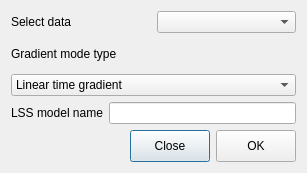
<?xml version="1.0" encoding="UTF-8"?>
<ui version="4.0">
 <class>ComputeLSS</class>
 <widget class="QDialog" name="ComputeLSS">
  <property name="geometry">
   <rect>
    <x>0</x>
    <y>0</y>
    <width>307</width>
    <height>173</height>
   </rect>
  </property>
  <property name="windowTitle">
   <string>Dialog</string>
  </property>
  <layout class="QGridLayout" name="gridLayout">
   <item row="0" column="0" colspan="3">
    <layout class="QHBoxLayout" name="horizontalLayout">
     <item>
      <widget class="QLabel" name="label_4">
       <property name="text">
        <string>Select data</string>
       </property>
      </widget>
     </item>
     <item>
      <widget class="QComboBox" name="dataBox"/>
     </item>
    </layout>
   </item>
   <item row="1" column="0" colspan="3">
    <layout class="QVBoxLayout" name="verticalLayout">
     <item>
      <widget class="QLabel" name="label_5">
       <property name="text">
        <string>Gradient mode type</string>
       </property>
      </widget>
     </item>
     <item>
      <widget class="QComboBox" name="gradientModeBox">
       <item>
        <property name="text">
         <string>Linear time gradient</string>
        </property>
       </item>
       <item>
        <property name="text">
         <string>Logarithmic time gradient</string>
        </property>
       </item>
      </widget>
     </item>
    </layout>
   </item>
   <item row="2" column="0" colspan="3">
    <layout class="QGridLayout" name="gridLayout_2">
     <item row="0" column="1">
      <widget class="QLineEdit" name="lineEdit"/>
     </item>
     <item row="0" column="0">
      <widget class="QLabel" name="label_7">
       <property name="text">
        <string>LSS model name</string>
       </property>
      </widget>
     </item>
    </layout>
   </item>
   <item row="3" column="0">
    <spacer name="horizontalSpacer">
     <property name="orientation">
      <enum>Qt::Horizontal</enum>
     </property>
     <property name="sizeHint" stdset="0">
      <size>
       <width>222</width>
       <height>20</height>
      </size>
     </property>
    </spacer>
   </item>
   <item row="3" column="1">
    <widget class="QPushButton" name="closeButton">
     <property name="maximumSize">
      <size>
       <width>110</width>
       <height>32</height>
      </size>
     </property>
     <property name="text">
      <string>Close</string>
     </property>
    </widget>
   </item>
   <item row="3" column="2">
    <widget class="QPushButton" name="okButton">
     <property name="maximumSize">
      <size>
       <width>110</width>
       <height>32</height>
      </size>
     </property>
     <property name="text">
      <string>OK</string>
     </property>
    </widget>
   </item>
  </layout>
  <zorder>okButton</zorder>
  <zorder>horizontalSpacer</zorder>
  <zorder>closeButton</zorder>
 </widget>
 <resources/>
 <connections/>
</ui>
